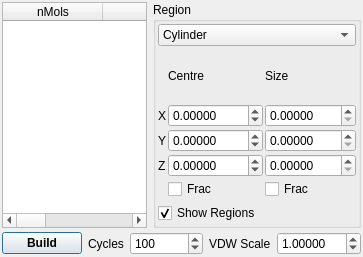
<ui version="4.0" >
 <class>DisorderDialog</class>
 <widget class="QDialog" name="DisorderDialog" >
  <property name="geometry" >
   <rect>
    <x>0</x>
    <y>0</y>
    <width>363</width>
    <height>257</height>
   </rect>
  </property>
  <property name="windowTitle" >
   <string>Disordered Builder</string>
  </property>
  <property name="windowIcon" >
   <iconset resource="icons.qrc" >:/stackicons/icons/stack_disorder.svg</iconset>
  </property>
  <layout class="QVBoxLayout" >
   <property name="margin" >
    <number>2</number>
   </property>
   <property name="spacing" >
    <number>4</number>
   </property>
   <item>
    <layout class="QHBoxLayout" >
     <property name="margin" >
      <number>0</number>
     </property>
     <property name="spacing" >
      <number>6</number>
     </property>
     <item>
      <widget class="QTableWidget" name="ComponentTable" >
       <property name="editTriggers" >
        <set>QAbstractItemView::AnyKeyPressed|QAbstractItemView::DoubleClicked|QAbstractItemView::EditKeyPressed|QAbstractItemView::NoEditTriggers</set>
       </property>
       <property name="selectionMode" >
        <enum>QAbstractItemView::SingleSelection</enum>
       </property>
       <property name="selectionBehavior" >
        <enum>QAbstractItemView::SelectRows</enum>
       </property>
       <column>
        <property name="text" >
         <string>nMols</string>
        </property>
       </column>
       <column>
        <property name="text" >
         <string>R</string>
        </property>
       </column>
       <column>
        <property name="text" >
         <string>T</string>
        </property>
       </column>
       <column>
        <property name="text" >
         <string>Model</string>
        </property>
       </column>
      </widget>
     </item>
     <item>
      <widget class="QGroupBox" name="ComponentRegionGroup" >
       <property name="title" >
        <string>Region</string>
       </property>
       <layout class="QVBoxLayout" >
        <property name="margin" >
         <number>2</number>
        </property>
        <property name="spacing" >
         <number>4</number>
        </property>
        <item>
         <widget class="QComboBox" name="ComponentRegionCombo" >
          <property name="sizePolicy" >
           <sizepolicy>
            <hsizetype>7</hsizetype>
            <vsizetype>0</vsizetype>
            <horstretch>0</horstretch>
            <verstretch>0</verstretch>
           </sizepolicy>
          </property>
          <property name="currentIndex" >
           <number>3</number>
          </property>
          <item>
           <property name="text" >
            <string>Cell</string>
           </property>
          </item>
          <item>
           <property name="text" >
            <string>Cuboid</string>
           </property>
          </item>
          <item>
           <property name="text" >
            <string>Spheroid</string>
           </property>
          </item>
          <item>
           <property name="text" >
            <string>Cylinder</string>
           </property>
          </item>
         </widget>
        </item>
        <item>
         <layout class="QGridLayout" >
          <property name="margin" >
           <number>0</number>
          </property>
          <property name="spacing" >
           <number>2</number>
          </property>
          <item row="1" column="1" >
           <widget class="QDoubleSpinBox" name="CentreXSpin" >
            <property name="sizePolicy" >
             <sizepolicy>
              <hsizetype>7</hsizetype>
              <vsizetype>0</vsizetype>
              <horstretch>0</horstretch>
              <verstretch>0</verstretch>
             </sizepolicy>
            </property>
            <property name="decimals" >
             <number>5</number>
            </property>
            <property name="maximum" >
             <double>1000.000000000000000</double>
            </property>
            <property name="minimum" >
             <double>-1000.000000000000000</double>
            </property>
           </widget>
          </item>
          <item row="1" column="0" >
           <widget class="QLabel" name="label_23" >
            <property name="sizePolicy" >
             <sizepolicy>
              <hsizetype>1</hsizetype>
              <vsizetype>5</vsizetype>
              <horstretch>0</horstretch>
              <verstretch>0</verstretch>
             </sizepolicy>
            </property>
            <property name="text" >
             <string>X</string>
            </property>
           </widget>
          </item>
          <item row="1" column="2" >
           <widget class="QDoubleSpinBox" name="SizeXSpin" >
            <property name="sizePolicy" >
             <sizepolicy>
              <hsizetype>7</hsizetype>
              <vsizetype>0</vsizetype>
              <horstretch>0</horstretch>
              <verstretch>0</verstretch>
             </sizepolicy>
            </property>
            <property name="decimals" >
             <number>5</number>
            </property>
            <property name="maximum" >
             <double>2000.000000000000000</double>
            </property>
           </widget>
          </item>
          <item row="0" column="1" >
           <widget class="QLabel" name="label344" >
            <property name="sizePolicy" >
             <sizepolicy>
              <hsizetype>1</hsizetype>
              <vsizetype>5</vsizetype>
              <horstretch>0</horstretch>
              <verstretch>0</verstretch>
             </sizepolicy>
            </property>
            <property name="text" >
             <string>Centre</string>
            </property>
           </widget>
          </item>
          <item row="3" column="1" >
           <widget class="QDoubleSpinBox" name="CentreZSpin" >
            <property name="sizePolicy" >
             <sizepolicy>
              <hsizetype>7</hsizetype>
              <vsizetype>0</vsizetype>
              <horstretch>0</horstretch>
              <verstretch>0</verstretch>
             </sizepolicy>
            </property>
            <property name="decimals" >
             <number>5</number>
            </property>
            <property name="maximum" >
             <double>1000.000000000000000</double>
            </property>
            <property name="minimum" >
             <double>-1000.000000000000000</double>
            </property>
           </widget>
          </item>
          <item row="0" column="2" >
           <widget class="QLabel" name="label344_2" >
            <property name="sizePolicy" >
             <sizepolicy>
              <hsizetype>1</hsizetype>
              <vsizetype>5</vsizetype>
              <horstretch>0</horstretch>
              <verstretch>0</verstretch>
             </sizepolicy>
            </property>
            <property name="text" >
             <string>Size</string>
            </property>
           </widget>
          </item>
          <item row="2" column="0" >
           <widget class="QLabel" name="label_24" >
            <property name="sizePolicy" >
             <sizepolicy>
              <hsizetype>1</hsizetype>
              <vsizetype>5</vsizetype>
              <horstretch>0</horstretch>
              <verstretch>0</verstretch>
             </sizepolicy>
            </property>
            <property name="text" >
             <string>Y</string>
            </property>
           </widget>
          </item>
          <item row="2" column="1" >
           <widget class="QDoubleSpinBox" name="CentreYSpin" >
            <property name="sizePolicy" >
             <sizepolicy>
              <hsizetype>7</hsizetype>
              <vsizetype>0</vsizetype>
              <horstretch>0</horstretch>
              <verstretch>0</verstretch>
             </sizepolicy>
            </property>
            <property name="decimals" >
             <number>5</number>
            </property>
            <property name="maximum" >
             <double>1000.000000000000000</double>
            </property>
            <property name="minimum" >
             <double>-1000.000000000000000</double>
            </property>
           </widget>
          </item>
          <item row="3" column="2" >
           <widget class="QDoubleSpinBox" name="SizeZSpin" >
            <property name="sizePolicy" >
             <sizepolicy>
              <hsizetype>7</hsizetype>
              <vsizetype>0</vsizetype>
              <horstretch>0</horstretch>
              <verstretch>0</verstretch>
             </sizepolicy>
            </property>
            <property name="decimals" >
             <number>5</number>
            </property>
            <property name="maximum" >
             <double>2000.000000000000000</double>
            </property>
           </widget>
          </item>
          <item row="3" column="0" >
           <widget class="QLabel" name="label_25" >
            <property name="sizePolicy" >
             <sizepolicy>
              <hsizetype>1</hsizetype>
              <vsizetype>5</vsizetype>
              <horstretch>0</horstretch>
              <verstretch>0</verstretch>
             </sizepolicy>
            </property>
            <property name="text" >
             <string>Z</string>
            </property>
           </widget>
          </item>
          <item row="2" column="2" >
           <widget class="QDoubleSpinBox" name="SizeYSpin" >
            <property name="sizePolicy" >
             <sizepolicy>
              <hsizetype>7</hsizetype>
              <vsizetype>0</vsizetype>
              <horstretch>0</horstretch>
              <verstretch>0</verstretch>
             </sizepolicy>
            </property>
            <property name="decimals" >
             <number>5</number>
            </property>
            <property name="maximum" >
             <double>2000.000000000000000</double>
            </property>
           </widget>
          </item>
          <item row="4" column="1" >
           <widget class="QCheckBox" name="CentreFracCheck" >
            <property name="text" >
             <string>Frac</string>
            </property>
           </widget>
          </item>
          <item row="4" column="2" >
           <widget class="QCheckBox" name="SizeFracCheck" >
            <property name="text" >
             <string>Frac</string>
            </property>
           </widget>
          </item>
         </layout>
        </item>
        <item>
         <widget class="QCheckBox" name="ShowRegionsCheck" >
          <property name="text" >
           <string>Show Regions</string>
          </property>
          <property name="checked" >
           <bool>true</bool>
          </property>
         </widget>
        </item>
       </layout>
      </widget>
     </item>
    </layout>
   </item>
   <item>
    <layout class="QHBoxLayout" >
     <property name="margin" >
      <number>0</number>
     </property>
     <property name="spacing" >
      <number>6</number>
     </property>
     <item>
      <widget class="QPushButton" name="DisorderStartButton" >
       <property name="sizePolicy" >
        <sizepolicy>
         <hsizetype>7</hsizetype>
         <vsizetype>0</vsizetype>
         <horstretch>0</horstretch>
         <verstretch>0</verstretch>
        </sizepolicy>
       </property>
       <property name="font" >
        <font>
         <weight>75</weight>
         <bold>true</bold>
        </font>
       </property>
       <property name="text" >
        <string>Build</string>
       </property>
      </widget>
     </item>
     <item>
      <widget class="QLabel" name="label_27" >
       <property name="text" >
        <string>Cycles</string>
       </property>
      </widget>
     </item>
     <item>
      <widget class="QSpinBox" name="DisorderCyclesSpin" >
       <property name="sizePolicy" >
        <sizepolicy>
         <hsizetype>7</hsizetype>
         <vsizetype>0</vsizetype>
         <horstretch>0</horstretch>
         <verstretch>0</verstretch>
        </sizepolicy>
       </property>
       <property name="maximum" >
        <number>10000</number>
       </property>
       <property name="value" >
        <number>100</number>
       </property>
      </widget>
     </item>
     <item>
      <widget class="QLabel" name="label_30" >
       <property name="text" >
        <string>VDW Scale</string>
       </property>
      </widget>
     </item>
     <item>
      <widget class="QDoubleSpinBox" name="VDWScaleSpin" >
       <property name="sizePolicy" >
        <sizepolicy>
         <hsizetype>7</hsizetype>
         <vsizetype>0</vsizetype>
         <horstretch>0</horstretch>
         <verstretch>0</verstretch>
        </sizepolicy>
       </property>
       <property name="decimals" >
        <number>5</number>
       </property>
       <property name="maximum" >
        <double>100.000000000000000</double>
       </property>
       <property name="singleStep" >
        <double>0.010000000000000</double>
       </property>
       <property name="value" >
        <double>1.000000000000000</double>
       </property>
      </widget>
     </item>
    </layout>
   </item>
  </layout>
 </widget>
 <tabstops>
  <tabstop>ComponentTable</tabstop>
  <tabstop>ComponentRegionCombo</tabstop>
  <tabstop>CentreXSpin</tabstop>
  <tabstop>CentreYSpin</tabstop>
  <tabstop>CentreZSpin</tabstop>
  <tabstop>SizeXSpin</tabstop>
  <tabstop>SizeYSpin</tabstop>
  <tabstop>SizeZSpin</tabstop>
  <tabstop>CentreFracCheck</tabstop>
  <tabstop>SizeFracCheck</tabstop>
  <tabstop>ShowRegionsCheck</tabstop>
  <tabstop>DisorderStartButton</tabstop>
  <tabstop>DisorderCyclesSpin</tabstop>
  <tabstop>VDWScaleSpin</tabstop>
 </tabstops>
 <resources>
  <include location="icons.qrc" />
 </resources>
 <connections/>
</ui>
